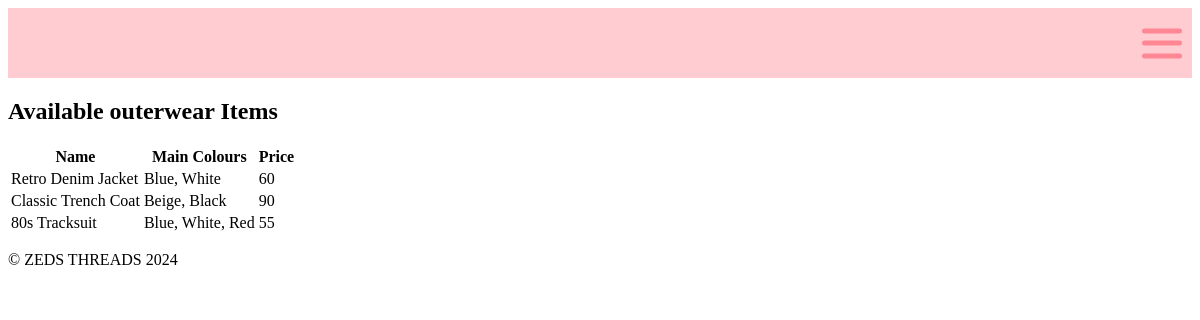
The app's page /outerwear.html, older data.
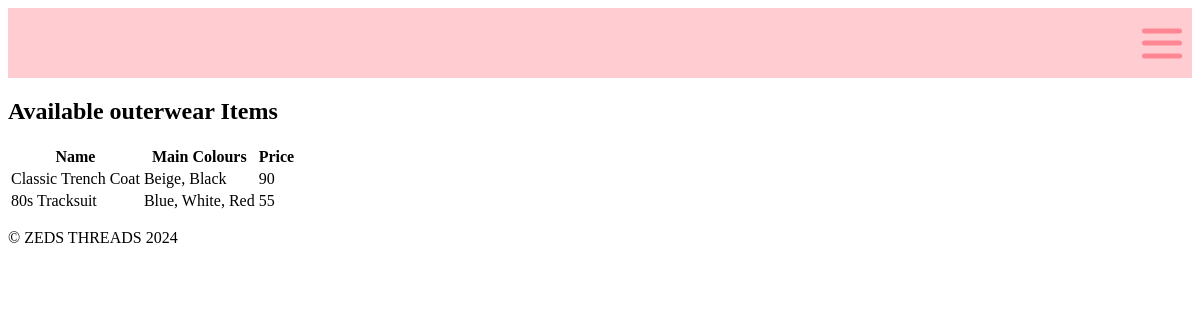
The same page, newer data.
### tables this page shows
CREATE TABLE clothing_data (id INTEGER PRIMARY KEY, name TEXT (0, 100), main_colours TEXT (1, 100), price NUMERIC (1, 5), cat_id NUMERIC REFERENCES clothing_category (catergoryid));

### main.py (the view)
@app.route('/outerwear.html')
def render_outerwear():
    con = create_connection(DATABASE)
    if con:
        query = "SELECT name, main_colours, price FROM clothing_data WHERE cat_id = 1"
        cur = con.cursor()
        cur.execute(query)
        clothing_list = cur.fetchall()
        con.close()
        return render_template('outerwear.html', clothing=clothing_list)
    else:
        return "Error"

### main.py (called while the page is built)
def create_connection(db_file):
    try:
        connection = sqlite3.connect(db_file)
        return connection
    except Error as e:
        print(e)
    return None

### templates/outerwear.html (shortened to what this page needs)
{% extends "base.html" %}
{% block main %}
<h2>Available outerwear Items</h2>
<table>
    <tr>
        <th>Name</th>
        <th>Main Colours</th>
        <th>Price</th>
    </tr>
    {% for item in clothing %}
    <tr>
        <td>{{ item[0] }}</td>
        <td>{{ item[1] }}</td>
        <td>{{ item[2] }}</td>
    </tr>
    {% endfor %}
</table>
{% endblock %}

Row changes from the older to the newer data that the page shows:
removed clothing_data: name "Retro Denim Jacket", main_colours "Blue, White", price "60"
